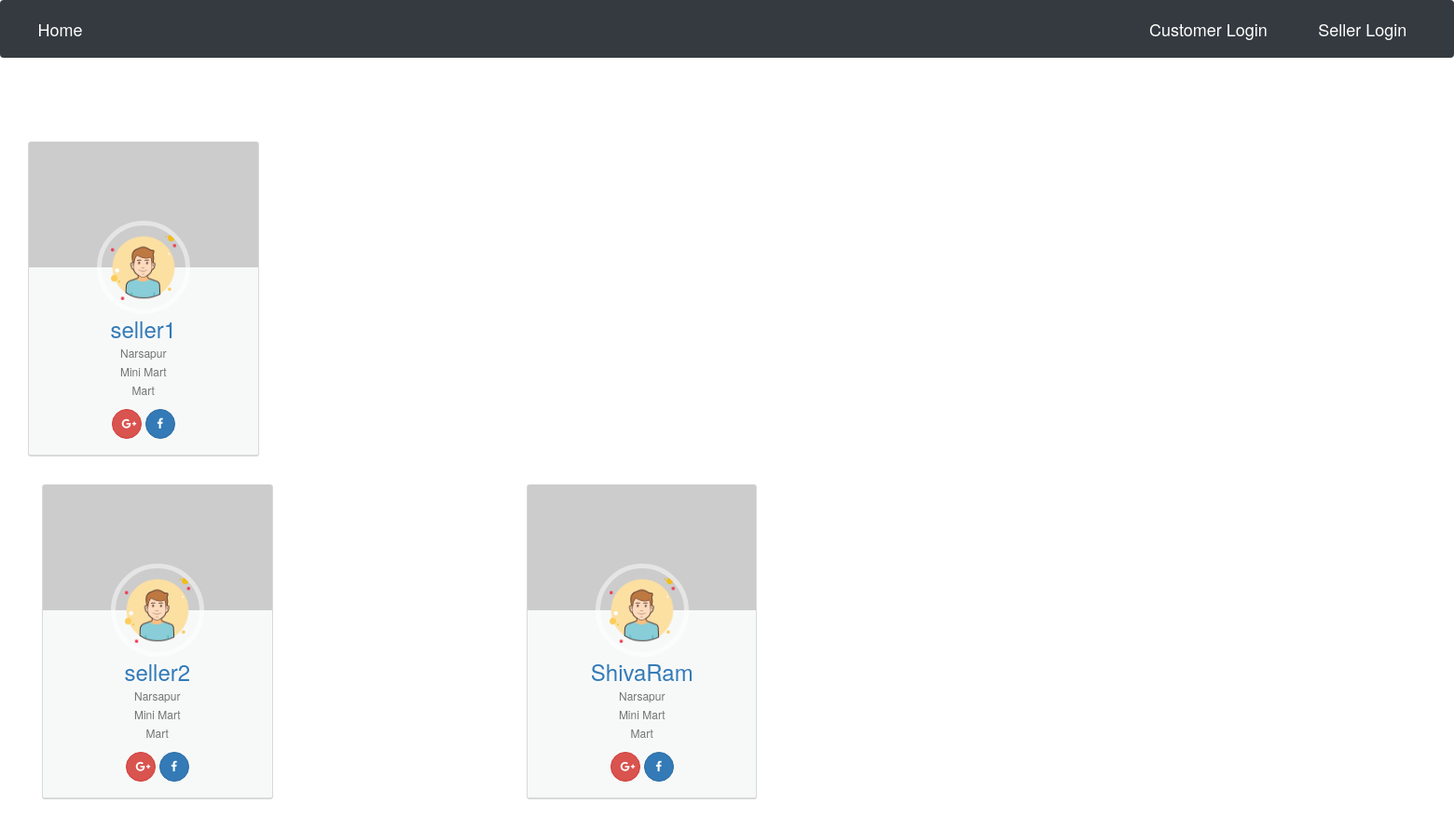
The page / on the database its author committed.
### accounts/models.py (models this page shows)
class Seller(models.Model):
    user = models.OneToOneField(User, on_delete=models.CASCADE, primary_key=True)

class User(AbstractUser):
    is_customer = models.BooleanField(default=False)
    is_seller = models.BooleanField(default=False)

### accounts/views.py (the view)
# urls.py: path('',HomeF,name='homef'),
def HomeF(req):
    obj = Seller.objects.all()
    context ={
        'print' : obj
    }
    return render(req,'FirstPage.html',context)

### accounts/templates/FirstPage.html (shortened to what this page needs)
{% extends 'base.html' %}
{% load static %}
{% block body_block %}
{% include 'navbarfirstpage.html' %}
<link rel="stylesheet" href="https://cdnjs.cloudflare.com/ajax/libs/font-awesome/4.7.0/css/font-awesome.min.css">
<link href="//maxcdn.bootstrapcdn.com/bootstrap/3.3.0/css/bootstrap.min.css" rel="stylesheet" id="bootstrap-css">
<link href="//maxcdn.bootstrapcdn.com/font-awesome/4.3.0/css/font-awesome.min.css" rel="stylesheet">
<br>
<br>
<br>
<div class="row">
	{% for i in print %}
		<div class="col-md-4">
		<div class="container">
			<div class="col-lg-3 col-sm-6">
				<div class="card hovercard">
					<div class="cardheader">
				</div>
							<div class="avatar">
								<img alt="" src="{% static 'images/seller_user.png' %}">
							</div>
							<div class="info">
								<div class="title">
									<a href="">{{i.user.username}}</a>
								</div>
								<div class="desc">Narsapur</div>
								<div class="desc">Mini Mart</div>
								<div class="desc">Mart</div>
							</div>
							<div class="bottom">
								<a class="btn btn-danger btn-sm" rel="publisher"
									href="">
									<i class="fa fa-google-plus"></i>
								</a>
								<a class="btn btn-primary btn-sm" rel="publisher"
									href="">
									<i class="fa fa-facebook"></i>
								</a>
							</div>
					</div>
				</div>
			</div>
		</div>
		</div>
  {% endfor %}
{% endblock %}

### accounts/templates/FirstPage.html (style rules this page uses)
.card { padding-top: 20px; margin: 10px 0 20px 0; background-color: rgba(214, 224, 226, 0.2); border-top-width: 0; border-bottom-width: 2px; -webkit-border-radius: 3px; -moz-border-radius: 3px; border-radius: 3px; -webkit-box-shadow: none; -moz-box-shadow: none; box-shadow: none; -webkit-box-sizing: border-box; -moz-box-sizing: border-box; box-sizing: border-box; }
.card.hovercard { position: relative; padding-top: 0; overflow: hidden; text-align: center; background-color: rgba(214, 224, 226, 0.2); }
.card.hovercard .cardheader { background: url("http://lorempixel.com/850/280/nature/4/"); background-size: cover; height: 135px; }
.card.hovercard .avatar { position: relative; top: -50px; margin-bottom: -50px; }
.card.hovercard .avatar img { width: 100px; height: 100px; max-width: 100px; max-height: 100px; -webkit-border-radius: 50%; -moz-border-radius: 50%; border-radius: 50%; border: 5px solid rgba(255,255,255,0.5); }
.card.hovercard .info { padding: 4px 8px 10px; }
.card.hovercard .info .title { margin-bottom: 4px; font-size: 24px; line-height: 1; color: #262626; vertical-align: middle; }
.card.hovercard .info .desc { overflow: hidden; font-size: 12px; line-height: 20px; color: #737373; text-overflow: ellipsis; }
.card.hovercard .bottom { padding: 0 20px; margin-bottom: 17px; }
.btn { border-radius: 50%; width:32px; height:32px; line-height:18px; }

### rows shown on the page
Seller: user.username "seller1"
Seller: user.username "seller2"
Seller: user.username "ShivaRam"
